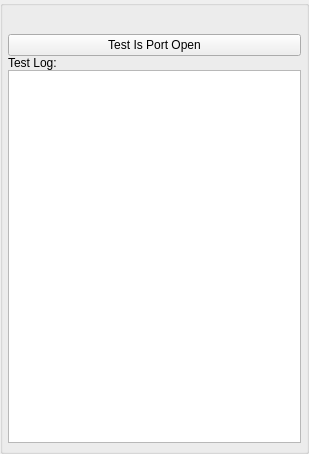
<?xml version="1.0" encoding="UTF-8"?>
<ui version="4.0">
 <class>AppletIsPortOpenTestUi</class>
 <widget class="QWidget" name="AppletIsPortOpenTestUi">
  <property name="windowModality">
   <enum>Qt::ApplicationModal</enum>
  </property>
  <property name="geometry">
   <rect>
    <x>0</x>
    <y>0</y>
    <width>309</width>
    <height>454</height>
   </rect>
  </property>
  <property name="windowTitle">
   <string>Net Service Test</string>
  </property>
  <property name="windowOpacity">
   <double>1.000000000000000</double>
  </property>
  <property name="toolTip">
   <string/>
  </property>
  <layout class="QVBoxLayout" name="verticalLayout">
   <property name="spacing">
    <number>0</number>
   </property>
   <property name="leftMargin">
    <number>0</number>
   </property>
   <property name="topMargin">
    <number>0</number>
   </property>
   <property name="rightMargin">
    <number>0</number>
   </property>
   <property name="bottomMargin">
    <number>0</number>
   </property>
   <item>
    <widget class="QGroupBox" name="DialogItemsGroupBox">
     <property name="minimumSize">
      <size>
       <width>0</width>
       <height>0</height>
      </size>
     </property>
     <property name="title">
      <string/>
     </property>
     <layout class="QGridLayout" name="gridLayout">
      <property name="leftMargin">
       <number>5</number>
      </property>
      <property name="topMargin">
       <number>0</number>
      </property>
      <property name="rightMargin">
       <number>5</number>
      </property>
      <property name="bottomMargin">
       <number>8</number>
      </property>
      <property name="spacing">
       <number>0</number>
      </property>
      <item row="4" column="0">
       <widget class="QLabel" name="m_LogLabel">
        <property name="text">
         <string>Test Log:</string>
        </property>
       </widget>
      </item>
      <item row="2" column="0">
       <widget class="QPushButton" name="m_RunTestButton">
        <property name="text">
         <string>Test Is Port Open</string>
        </property>
       </widget>
      </item>
      <item row="0" column="0">
       <widget class="QLabel" name="m_StatusLabel">
        <property name="text">
         <string notr="true"/>
        </property>
       </widget>
      </item>
      <item row="5" column="0">
       <widget class="QTextEdit" name="m_LogEdit"/>
      </item>
      <item row="1" column="0">
       <widget class="QLabel" name="m_NodeUrlLabel">
        <property name="text">
         <string notr="true"/>
        </property>
       </widget>
      </item>
     </layout>
    </widget>
   </item>
  </layout>
 </widget>
 <resources/>
 <connections/>
</ui>
